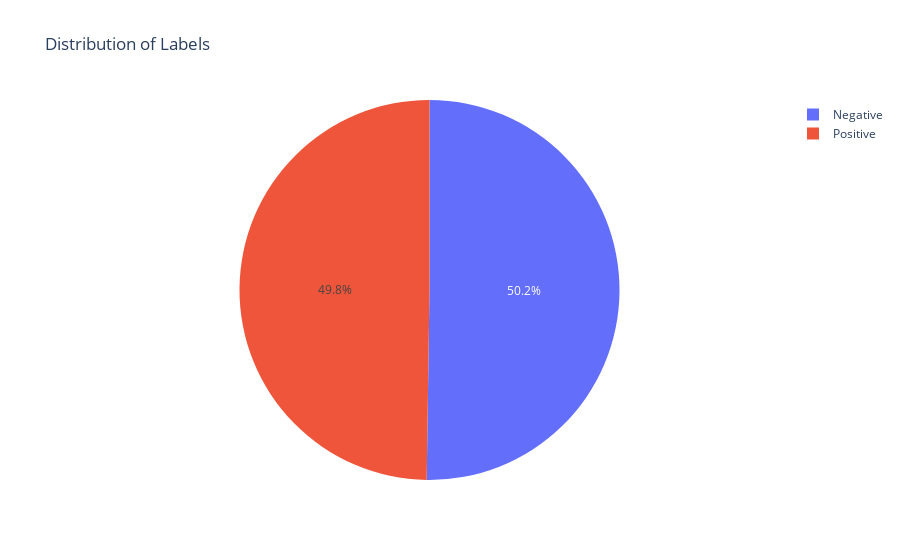

The notebook cell saved with this chart:
### Code cell
import plotly.graph_objects as go

# Counts
positive_count = 2010
negative_count = 2029

# Calculate percentages
total_count = positive_count + negative_count
positive_percentage = (positive_count / total_count) * 100
negative_percentage = (negative_count / total_count) * 100

# Create labels and values
labels = ['Positive', 'Negative']
values = [positive_percentage, negative_percentage]

# Create pie chart
fig = go.Figure(data=[go.Pie(labels=labels, values=values)])

# Update layout
fig.update_layout(title='Distribution of Labels',
                  showlegend=True)

# Show the plot
fig.show()

### Figure 1 — Plotly figure (JSON) as saved in the notebook; plotly's stock layout.template omitted (floating-point values rounded to 4 significant figures)
{"data": [{"labels": ["Positive", "Negative"], "type": "pie", "values": [49.76, 50.24]}], "layout": {"showlegend": true, "title": {"text": "Distribution of Labels"}}}
